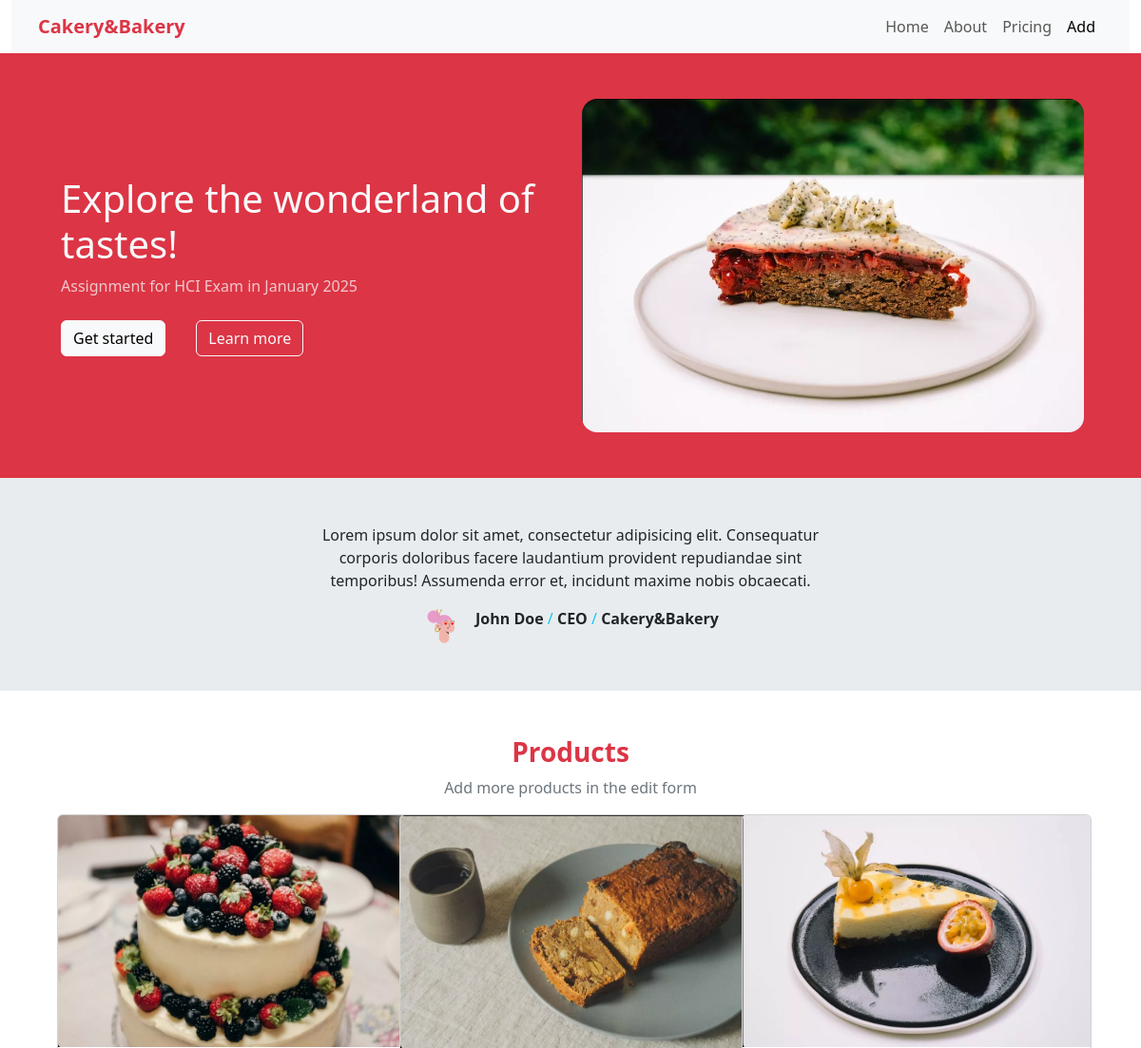
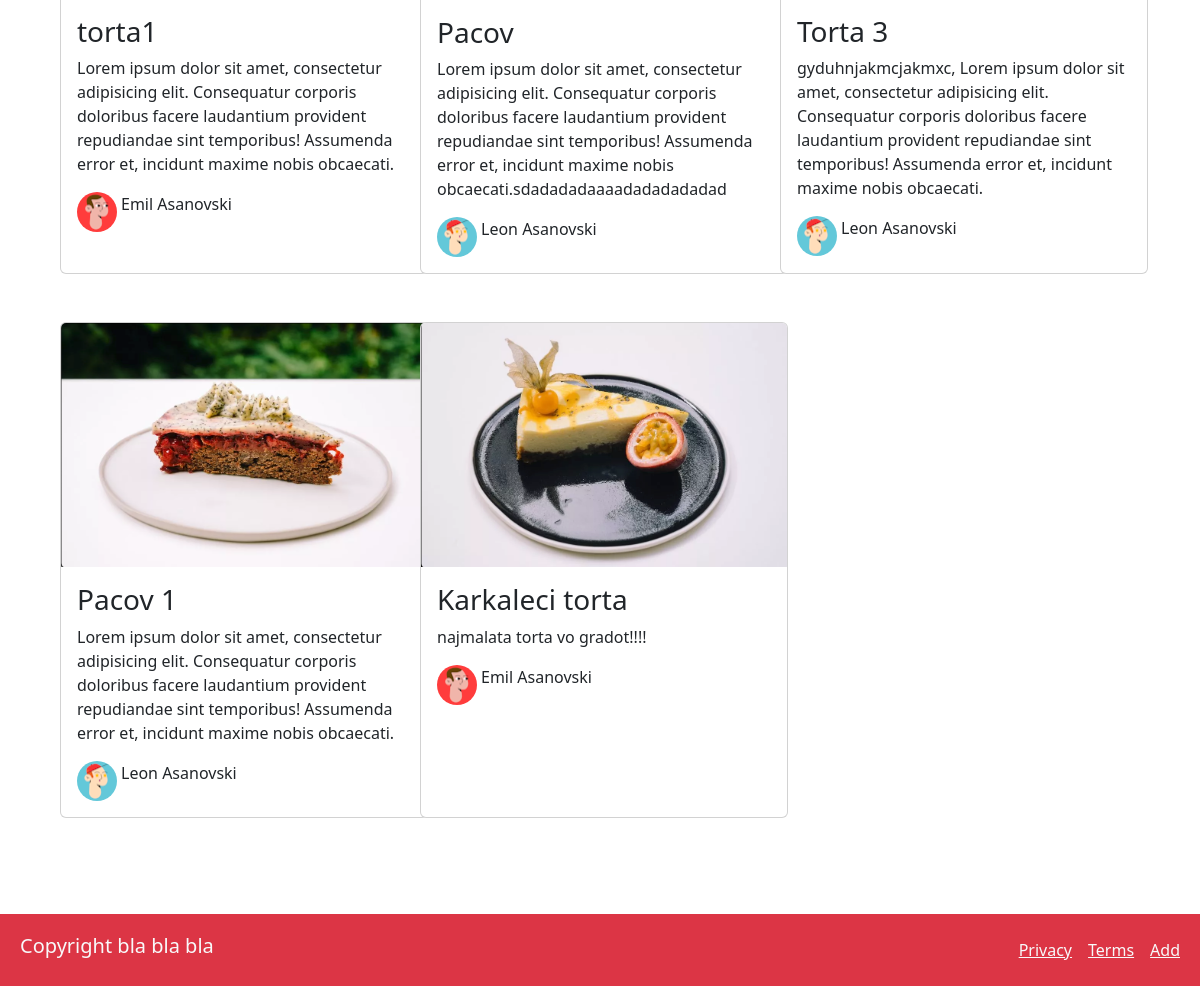
The app's page /index/ with its own data (2 pictures, top to bottom).
### myapp/models.py (models this page shows, shortened)
class Cake(models.Model):
    name = models.CharField(max_length=50, null=True, blank=True)
    price = models.FloatField(blank=True, null=True)
    weight = models.FloatField(blank=True, null=True)
    description = models.TextField(null=True, blank=True)
    cake_image = models.ImageField(upload_to='cakes', null=True, blank=True)
    baker = models.ForeignKey(Baker, on_delete=models.CASCADE, null=True, blank=True, related_name='cakes')

class Baker(models.Model):
    name = models.CharField(max_length=50, null=True, blank=True)
    surname = models.CharField(max_length=50, null=True, blank=True)
    contact = models.CharField(max_length=50, null=True, blank=True)
    email_address = models.EmailField(null=True, blank=True)
    avatar = models.ImageField(upload_to='avatars',null=True, blank=True)
    user = models.ForeignKey(User, on_delete=models.CASCADE, null=True, blank=True)

### myapp/views.py (the view)
# urls.py: path("index/", views.index, name="index"),
def index(request):
    products = Cake.objects.all()
    return render(request,'index.html',context={'products':products})

### templates/index.html (shortened to what this page needs)
<!DOCTYPE html>
<html lang="en">
<head>
    <link href="https://cdn.jsdelivr.net/npm/bootstrap@5.3.6/dist/css/bootstrap.min.css" rel="stylesheet"
>
</head>
<body>
<div class="container-fluid">
    <nav class="navbar navbar-expand-lg bg-light px-3">
        <div class="container-fluid">
            <a class="navbar-brand text-danger fw-bolder" href="#">Cakery&Bakery</a>
            <div class="collapse navbar-collapse d-flex justify-content-end" id="navbarNavAltMarkup">
                <div class="navbar-nav">
                    <a class="nav-link" aria-current="page" href="#">Home</a>
                    <a class="nav-link" href="#">About</a>
                    <a class="nav-link" href="#">Pricing</a>
                    <a class="nav-link active" href="{% url 'add_cake' %}">Add</a>
                </div>
            </div>
        </div>
    </nav>
    <div class="row bg-danger py-5 px-5">
        <div class="col-6 d-flex flex-column align-items-start justify-content-center px-3">
            <h1 class="text-light text-start">Explore the wonderland of tastes!</h1>
            <p class="text-light opacity-75 text-start">Assignment for HCI Exam in January 2025</p>
            <div class="d-flex justify-content-start gap-3 mt-2 ">
                <a class="btn btn-light" href="#">Get started</a>
                <a class="btn btn-outline-light ms-3" href="#">Learn more</a>
            </div>
        </div>
        <div class="col-6 d-flex justify-content-center align-items-center">
            <img src="../static/images/cake4.png" class="img-fluid rounded-4" alt="static cake">
        </div>
    </div>
    <div class="row bg-body-secondary text-center p-5 d-flex justify-content-center">
        <div class="col-6">
            <p>
                Lorem ipsum dolor sit amet, consectetur adipisicing elit. Consequatur corporis doloribus facere
                laudantium provident repudiandae sint temporibus! Assumenda error et, incidunt maxime nobis obcaecati.
            </p>
            <div class="d-flex justify-content-center gap-3">
                <img src="../static/images/avatar4.png" class="img-fluid rounded-circle" alt="static cake">
                <p class="text-info"><span class="text-dark fw-bolder">John Doe </span> / <span
                        class="text-dark fw-bolder"> CEO </span>/ <span
                        class="text-dark fw-bolder">Cakery&Bakery </span></p>
            </div>
        </div>
    </div>
    <div class="row p-5">
        <h3 class="text-center text-danger fw-bolder">Products</h3>
        <p class="text-secondary text-center">Add more products in the edit form</p>
        <div class="row row-cols-3">
            {% for prod in products %}
                <div class="col-4 mb-5">
                    <div class="card h-100" style="width: 23rem;">
                        <img src="{{ prod.cake_image.url }}" class="card-img-top" alt="...">
                        <div class="card-body">
                            <h3>{{ prod.name }}</h3>
                            <p class="card-text">{{ prod.description }}</p>
                            <div class="d-flex gap-1">
                                <img src="{{ prod.baker.avatar.url }}" class="rounded-circle" alt="image">
                                <p><span>{{ prod.baker.name }} {{ prod.baker.surname }}</span></p>
                            </div>
                        </div>
                    </div>
                </div>
            {% endfor %}
        </div>
    </div>
    <div class="row bg-danger p-2 text-light align-items-center">
        <div class="col-3">
            <h5>Copyright bla bla bla</h5>
        </div>
        <div class="col-9 d-flex justify-content-end gap-3 py-3">
            <a class="text-light link-underline-light" href="#">Privacy</a>
            <a class="text-light link-underline-light" href="#">Terms</a>
            <a class="text-light link-underline-light" href="{% url 'add_cake' %}">Add</a>
        </div>
    </div>
</div>
</body>
</html>

### records on screen
Cake: cake_image (picture), name "torta1", description "Lorem ipsum dolor sit amet, consectetur adipisicing elit. Consequatur corporis doloribus facere laudantium provident repudiandae sint temporibus! Assumenda error et, incidunt maxime nobis obcaecati.", baker.avatar (picture), baker.name "Emil", baker.surname "Asanovski"
Cake: cake_image (picture), name "Pacov", description "Lorem ipsum dolor sit amet, consectetur adipisicing elit. Consequatur corporis doloribus facere laudantium provident repudiandae sint temporibus! Assumenda error et, incidunt maxime nobis obcaecati.sdadadadaaaadadadadadad", baker.avatar (picture), baker.name "Leon", baker.surname "Asanovski"
Cake: cake_image (picture), name "Torta 3", description "gyduhnjakmcjakmxc, Lorem ipsum dolor sit amet, consectetur adipisicing elit. Consequatur corporis doloribus facere laudantium provident repudiandae sint temporibus! Assumenda error et, incidunt maxime nobis obcaecati.", baker.avatar (picture), baker.name "Leon", baker.surname "Asanovski"
Cake: cake_image (picture), name "Pacov 1", description "Lorem ipsum dolor sit amet, consectetur adipisicing elit. Consequatur corporis doloribus facere laudantium provident repudiandae sint temporibus! Assumenda error et, incidunt maxime nobis obcaecati.", baker.avatar (picture), baker.name "Leon", baker.surname "Asanovski"
Cake: cake_image (picture), name "Karkaleci torta", description "najmalata torta vo gradot!!!!", baker.avatar (picture), baker.name "Emil", baker.surname "Asanovski"
